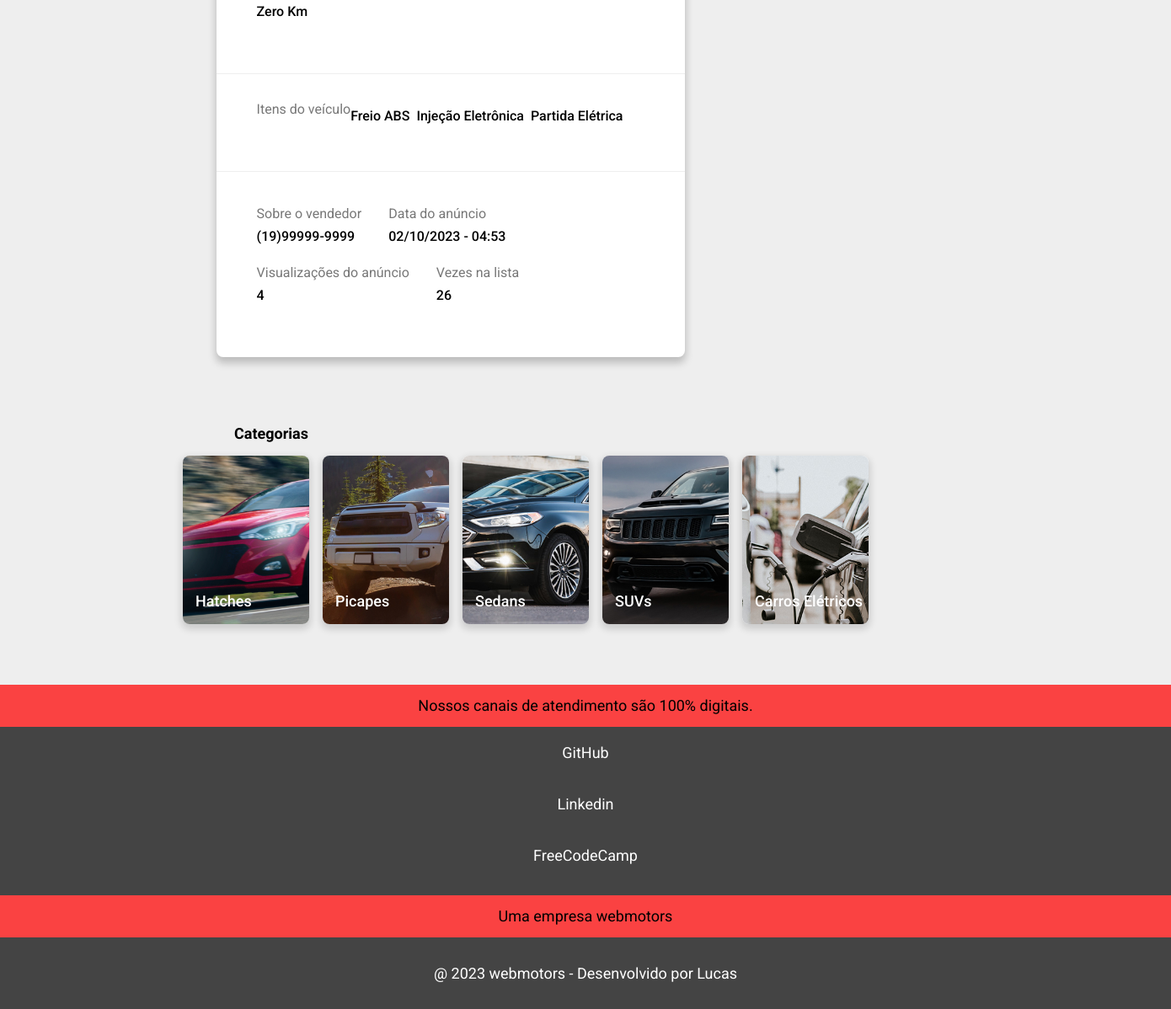
Page /automovel_detalhe/6/ (lower part) on the earlier database version.
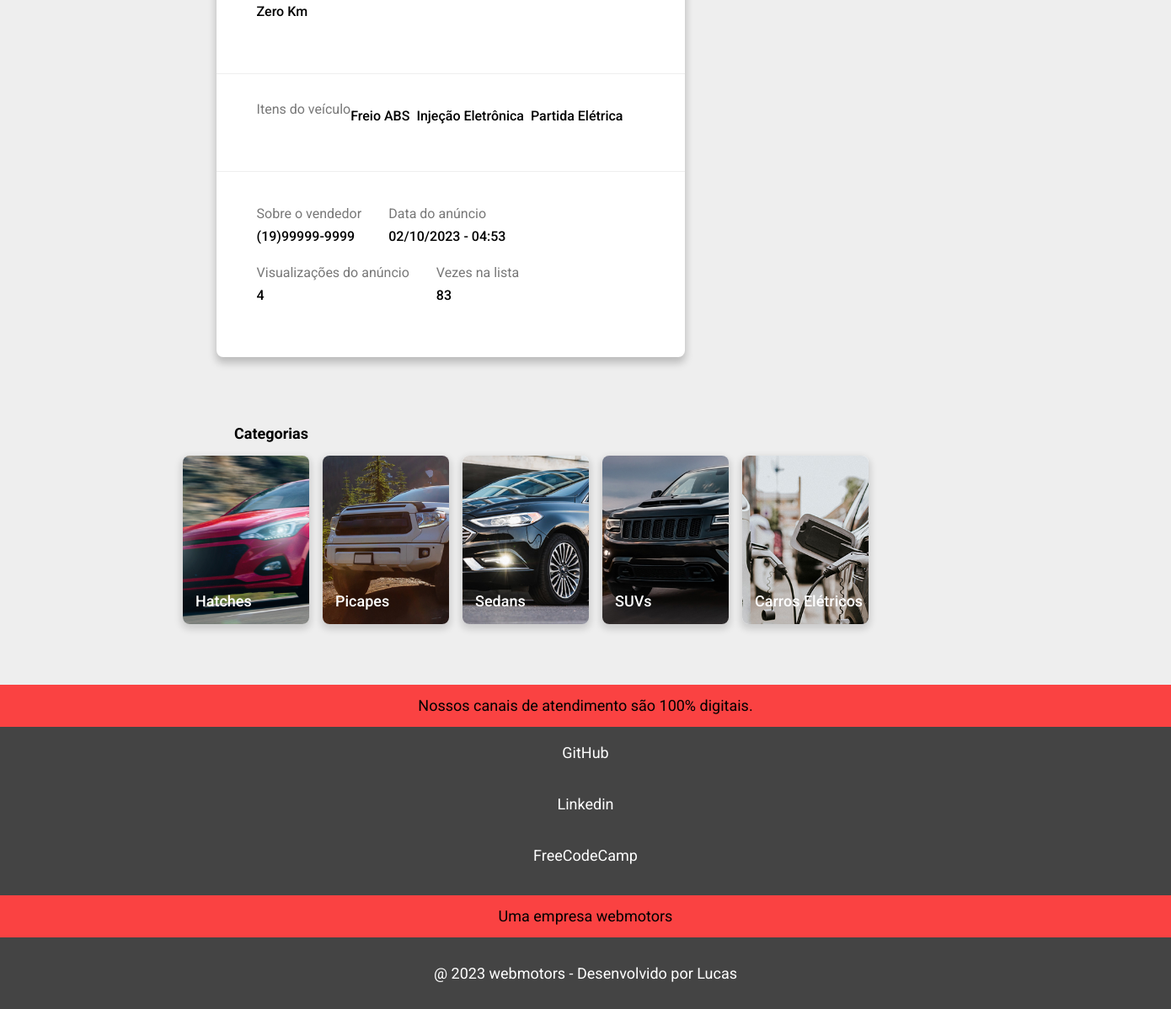
Same page on the later database version.
### anuncio/models.py (models this page shows)
class Automovel(models.Model):
    nome = models.CharField(default='Carro',max_length=30,null=False, blank=False)
    tipo_automovel = models.ManyToManyField(TipoAutomovel,blank=False)
    valor = models.CharField(default='10.000,00',max_length=15,null=False, blank=False)
    versao_carro = models.CharField(default='2.0 2023',max_length=50,null=False, blank=False)
    marca = models.ManyToManyField(MarcaAutomovel,blank=False)
    cidade = models.CharField(default='Americana', max_length=50,null=False, blank=False)
    estado = models.CharField(default='São Paulo', max_length=50,null=False, blank=False)
    ano = models.CharField(default='2024',max_length=4,null=False, blank=False)
    km = models.CharField(default='0',max_length=6,null=False, blank=False)
    placa = models.CharField(default='999-999',max_length=8,null=False, blank=False)
    nome_loja = models.CharField(default='Loja Veiculos',max_length=30,null=False, blank=False)
    ipva_pago = models.BooleanField(default=True)
    sobre_automovel = models.TextField(default='EXTREMAMENTE NOVO! Outros Opcionais: Farol de neblina, Direção Elétrica, Comando de áudio no volante, Controle de estabilidade, Distribuição eletrônica de frenagem, Kit Multimídia, Pára-choques na cor do veículo.',null=False, blank=False)
    cambio = models.ManyToManyField(Cambio,default='Manual', blank=False)
    carroceria = models.ManyToManyField(Carroceria, blank=False)
    combustivel = models.ManyToManyField(Combustivel,default='Flex', blank=False)
    cor = models.ManyToManyField(Cor,default='Cinza', blank=False)
    aceita_troca = models.BooleanField(default=True)
    licenciado = models.BooleanField(default=True)
    foto1 = models.ImageField(default='default.jpg',upload_to='media',null=False, blank=False)
    foto2 = models.ImageField(default='default.jpg',upload_to='media',null=False, blank=False)
    foto3 = models.ImageField(default='default.jpg',upload_to='media',null=False, blank=False)
    foto4 = models.ImageField(default='default.jpg',upload_to='media',null=False, blank=False)
    foto5 = models.ImageField(default='default.jpg',upload_to='media',null=False, blank=False)
    itens_veiculo = models.ManyToManyField(Itens_veiculo, blank=False)
    contato = models.CharField(max_length=30,default='(19)99999-9999',null=False, blank=False)
    login = models.ForeignKey(User, on_delete=models.CASCADE, default=User.username, null=False, blank=False)
    status_anuncio = models.BooleanField(default=True)
    data_criado = models.DateTimeField(default=timezone.now)
    viram_anuncio = models.IntegerField(default=0)
    vezes_na_lista = models.IntegerField(default=0)
    favoritos = models.ManyToManyField(User,related_name='Favorito',default=None,blank=True)
    class Meta:
        verbose_name_plural = 'Anuncio Automovel'
    def __str__(self):
        return self.nome

### anuncio/views.py (the view)
# urls.py: path('automovel_detalhe/<int:id>/',views.automovel_detalhe,name='automovel_detalhe'),
def automovel_detalhe(request,id):
    automoveis = Automovel.objects.filter(id=id)
    title = f'Anúncio - {automoveis}'
    for automovel in automoveis:
        automovel.viram_anuncio += 1
        automovel.save()
    return render(request,'automoveis_detalhe.html',{'automoveis':automoveis,'title':title})

### anuncio/models.py (called while the page is built)
    def __str__(self):
        return self.cambio

    def __str__(self):
        return self.carroceria

    def __str__(self):
        return self.cor

    def __str__(self):
        return self.combustivel

    def __str__(self):
        return self.itens_veiculo

### anuncio/templates/automoveis_detalhe.html (shortened to what this page needs)
{% extends 'base.html' %}
{% load static %}
{% block content %}
<link rel="stylesheet" type="text/css" href="{% static 'anuncio/homepage.css' %}">
<link rel="stylesheet" type="text/css" href="{% static 'anuncio/automoveis_detalhe.css' %}">
{% for automovel in automoveis %}
    <section>
        <div class="automovel_container_descricao">
            <div class="automovel_info">
                <div class="titulo_info">Sobre este carro
                    {% if automovel.sobre_automovel %}
                        <p class="info">{{ automovel.sobre_automovel }}</p>
                    {% else %}
                        <p class="info">Sem informações sobre o veículo</p>
                    {% endif %}
                </div>
            </div>
            <div class="automovel_info">
                Itens do veículo
                <div class="titulo_itens">
                    {% for itens in automovel.itens_veiculo.all %}
                        <div class="info">
                            {{ itens }}
                        </div>
                    {% endfor %}
                </div>
            </div>
            <div class="automovel_info">
                <div class="titulo_info">
                    Sobre o vendedor
                    <div class="info">{{ automovel.contato }}</div>
                </div>
                <div class="titulo_info">
                    Data do anúncio
                    <div class="info">{{ automovel.data_criado|date:'d/m/Y - H:i' }}</div>
                </div>
                <div class="titulo_info">
                    Visualizações do anúncio
                    <div class="info">{{ automovel.viram_anuncio }}</div>
                </div>
                <div class="titulo_info">
                    Vezes na lista
                    <div class="info">{{ automovel.vezes_na_lista }}</div>
                </div>
            </div>
        </div>
    </section>
{% endfor %}
<div id="container_categoria">
    <h2>Categorias</h2>
    <div id="categorias_container">
        <a href="{% url 'automovel_categoria' categoria=1 %}" class="categorias">
            <img id="categoria_hatches" src="{% static 'anuncio/hatches.jpg' %}" alt="">
            <p>Hatches</p>
        </a>
        <a href="{% url 'automovel_categoria' categoria=2 %}" class="categorias">
            <img id="categoria_picapes" src="{% static 'anuncio/picapes.jpg' %}" alt="">
            <p>Picapes</p>
        </a>
        <a href="{% url 'automovel_categoria' categoria=3 %}" class="categorias">
            <img id="categoria_sedans" src="{% static 'anuncio/sedans.jpg' %}" alt="">
            <p>Sedans</p>
        </a>
        <a href="{% url 'automovel_categoria' categoria=4 %}" class="categorias">
            <img id="categoria_suvs" src="{% static 'anuncio/suvs.jpg' %}" alt="">
            <p>SUVs</p>
        </a>
        <a href="{% url 'automovel_categoria' categoria=5 %}" class="categorias">
            <img id="categoria_eletricos" src="{% static 'anuncio/eletricos.jpg' %}" alt="">
            <p>Carros Elétricos</p>
        </a>
    </div>
</div>
{% endblock content %}

Differences in the rows shown:
changed Automovel "Zero Km": vezes_na_lista "26" → "83"
